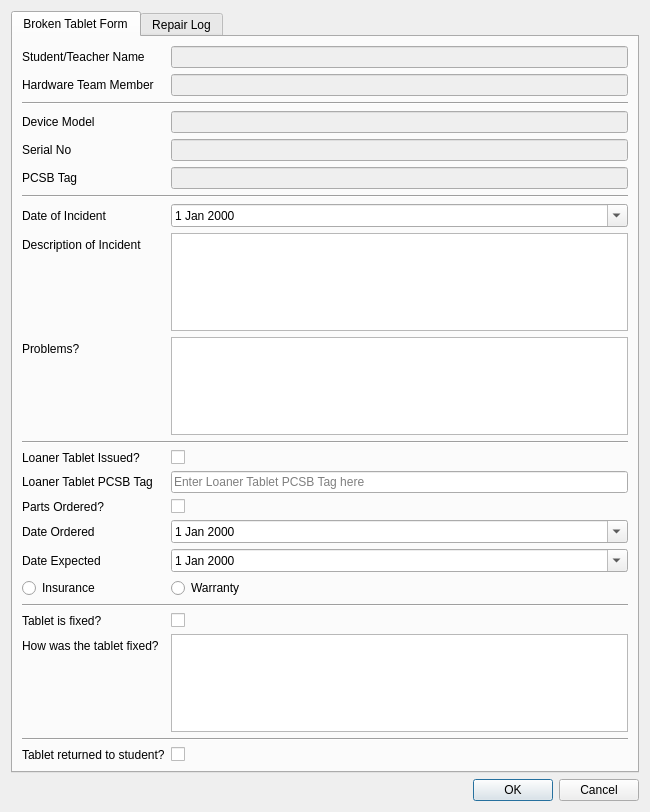
<?xml version="1.0" encoding="UTF-8"?>
<ui version="4.0">
 <class>Dialog</class>
 <widget class="QDialog" name="Dialog">
  <property name="geometry">
   <rect>
    <x>0</x>
    <y>0</y>
    <width>650</width>
    <height>812</height>
   </rect>
  </property>
  <property name="windowTitle">
   <string>Issue</string>
  </property>
  <layout class="QGridLayout" name="gridLayout">
   <item row="1" column="0">
    <widget class="QDialogButtonBox" name="buttonBox">
     <property name="orientation">
      <enum>Qt::Horizontal</enum>
     </property>
     <property name="standardButtons">
      <set>QDialogButtonBox::Cancel|QDialogButtonBox::Ok</set>
     </property>
    </widget>
   </item>
   <item row="0" column="0">
    <widget class="QTabWidget" name="tabWidget">
     <property name="currentIndex">
      <number>0</number>
     </property>
     <widget class="QWidget" name="tab">
      <attribute name="title">
       <string>Broken Tablet Form</string>
      </attribute>
      <layout class="QGridLayout" name="gridLayout_2">
       <item row="0" column="0">
        <layout class="QFormLayout" name="formLayout">
         <item row="0" column="0">
          <widget class="QLabel" name="label">
           <property name="text">
            <string>Student/Teacher Name</string>
           </property>
          </widget>
         </item>
         <item row="0" column="1">
          <widget class="QLineEdit" name="studentNameEdit">
           <property name="enabled">
            <bool>false</bool>
           </property>
           <property name="readOnly">
            <bool>true</bool>
           </property>
          </widget>
         </item>
         <item row="1" column="0">
          <widget class="QLabel" name="label_13">
           <property name="text">
            <string>Hardware Team Member</string>
           </property>
          </widget>
         </item>
         <item row="1" column="1">
          <widget class="QLineEdit" name="hwTeamNameEdit">
           <property name="enabled">
            <bool>false</bool>
           </property>
           <property name="readOnly">
            <bool>true</bool>
           </property>
          </widget>
         </item>
         <item row="2" column="0" colspan="2">
          <widget class="Line" name="line_5">
           <property name="orientation">
            <enum>Qt::Horizontal</enum>
           </property>
          </widget>
         </item>
         <item row="3" column="0">
          <widget class="QLabel" name="label_2">
           <property name="text">
            <string>Device Model</string>
           </property>
          </widget>
         </item>
         <item row="3" column="1">
          <widget class="QLineEdit" name="deviceModelEdit">
           <property name="enabled">
            <bool>false</bool>
           </property>
           <property name="readOnly">
            <bool>true</bool>
           </property>
          </widget>
         </item>
         <item row="4" column="0">
          <widget class="QLabel" name="label_3">
           <property name="text">
            <string>Serial No</string>
           </property>
          </widget>
         </item>
         <item row="4" column="1">
          <widget class="QLineEdit" name="serialNoEdit">
           <property name="enabled">
            <bool>false</bool>
           </property>
           <property name="readOnly">
            <bool>true</bool>
           </property>
          </widget>
         </item>
         <item row="5" column="0">
          <widget class="QLabel" name="label_4">
           <property name="text">
            <string>PCSB Tag</string>
           </property>
          </widget>
         </item>
         <item row="5" column="1">
          <widget class="QLineEdit" name="pcsbTagEdit">
           <property name="enabled">
            <bool>false</bool>
           </property>
           <property name="readOnly">
            <bool>true</bool>
           </property>
          </widget>
         </item>
         <item row="6" column="0" colspan="2">
          <widget class="Line" name="line_4">
           <property name="orientation">
            <enum>Qt::Horizontal</enum>
           </property>
          </widget>
         </item>
         <item row="7" column="0">
          <widget class="QLabel" name="label_5">
           <property name="text">
            <string>Date of Incident</string>
           </property>
          </widget>
         </item>
         <item row="8" column="0">
          <widget class="QLabel" name="label_6">
           <property name="text">
            <string>Description of Incident</string>
           </property>
          </widget>
         </item>
         <item row="8" column="1">
          <widget class="QTextEdit" name="incidentDescEdit">
           <property name="enabled">
            <bool>true</bool>
           </property>
           <property name="readOnly">
            <bool>false</bool>
           </property>
          </widget>
         </item>
         <item row="9" column="0">
          <widget class="QLabel" name="label_7">
           <property name="text">
            <string>Problems?</string>
           </property>
          </widget>
         </item>
         <item row="9" column="1">
          <widget class="QTextEdit" name="problemsEdit">
           <property name="enabled">
            <bool>true</bool>
           </property>
           <property name="readOnly">
            <bool>false</bool>
           </property>
          </widget>
         </item>
         <item row="10" column="0" colspan="2">
          <widget class="Line" name="line">
           <property name="orientation">
            <enum>Qt::Horizontal</enum>
           </property>
          </widget>
         </item>
         <item row="13" column="0">
          <widget class="QLabel" name="label_8">
           <property name="text">
            <string>Parts Ordered?</string>
           </property>
          </widget>
         </item>
         <item row="13" column="1">
          <widget class="QCheckBox" name="partsOrderedCheck">
           <property name="text">
            <string/>
           </property>
          </widget>
         </item>
         <item row="14" column="0">
          <widget class="QLabel" name="label_9">
           <property name="text">
            <string>Date Ordered</string>
           </property>
          </widget>
         </item>
         <item row="14" column="1">
          <widget class="QDateEdit" name="partsOrderedDateEdit">
           <property name="calendarPopup">
            <bool>true</bool>
           </property>
          </widget>
         </item>
         <item row="15" column="0">
          <widget class="QLabel" name="label_10">
           <property name="text">
            <string>Date Expected</string>
           </property>
          </widget>
         </item>
         <item row="15" column="1">
          <widget class="QDateEdit" name="partsExpectedDateEdit">
           <property name="calendarPopup">
            <bool>true</bool>
           </property>
          </widget>
         </item>
         <item row="16" column="0">
          <widget class="QRadioButton" name="insuranceRadio">
           <property name="text">
            <string>Insurance</string>
           </property>
          </widget>
         </item>
         <item row="16" column="1">
          <widget class="QRadioButton" name="warrantyRadio">
           <property name="text">
            <string>Warranty</string>
           </property>
          </widget>
         </item>
         <item row="17" column="0" colspan="2">
          <widget class="Line" name="line_2">
           <property name="orientation">
            <enum>Qt::Horizontal</enum>
           </property>
          </widget>
         </item>
         <item row="18" column="0">
          <widget class="QLabel" name="label_14">
           <property name="text">
            <string>Tablet is fixed?</string>
           </property>
          </widget>
         </item>
         <item row="18" column="1">
          <widget class="QCheckBox" name="resolvedCheck">
           <property name="text">
            <string/>
           </property>
          </widget>
         </item>
         <item row="19" column="0">
          <widget class="QLabel" name="label_11">
           <property name="text">
            <string>How was the tablet fixed?</string>
           </property>
          </widget>
         </item>
         <item row="19" column="1">
          <widget class="QTextEdit" name="fixedEdit"/>
         </item>
         <item row="20" column="0" colspan="2">
          <widget class="Line" name="line_3">
           <property name="orientation">
            <enum>Qt::Horizontal</enum>
           </property>
          </widget>
         </item>
         <item row="21" column="0">
          <widget class="QLabel" name="label_12">
           <property name="text">
            <string>Tablet returned to student?</string>
           </property>
          </widget>
         </item>
         <item row="21" column="1">
          <widget class="QCheckBox" name="returnedToStudentCheck">
           <property name="text">
            <string/>
           </property>
          </widget>
         </item>
         <item row="11" column="0">
          <widget class="QLabel" name="label_15">
           <property name="text">
            <string>Loaner Tablet Issued?</string>
           </property>
          </widget>
         </item>
         <item row="11" column="1">
          <widget class="QCheckBox" name="tempTabletCheck">
           <property name="text">
            <string/>
           </property>
          </widget>
         </item>
         <item row="12" column="0">
          <widget class="QLabel" name="label_16">
           <property name="text">
            <string>Loaner Tablet PCSB Tag</string>
           </property>
          </widget>
         </item>
         <item row="12" column="1">
          <widget class="QLineEdit" name="tempTabletEdit">
           <property name="placeholderText">
            <string>Enter Loaner Tablet PCSB Tag here</string>
           </property>
          </widget>
         </item>
         <item row="7" column="1">
          <widget class="QDateEdit" name="doiEdit">
           <property name="calendarPopup">
            <bool>true</bool>
           </property>
          </widget>
         </item>
        </layout>
       </item>
      </layout>
     </widget>
     <widget class="QWidget" name="tab_2">
      <attribute name="title">
       <string>Repair Log</string>
      </attribute>
      <layout class="QGridLayout" name="gridLayout_3">
       <item row="0" column="0">
        <widget class="QTableWidget" name="repairLogTable">
         <property name="editTriggers">
          <set>QAbstractItemView::NoEditTriggers</set>
         </property>
         <property name="selectionMode">
          <enum>QAbstractItemView::NoSelection</enum>
         </property>
         <property name="sortingEnabled">
          <bool>false</bool>
         </property>
         <attribute name="horizontalHeaderStretchLastSection">
          <bool>true</bool>
         </attribute>
         <column>
          <property name="text">
           <string>Date</string>
          </property>
         </column>
         <column>
          <property name="text">
           <string>Team Member</string>
          </property>
         </column>
         <column>
          <property name="text">
           <string>Steps Taken to Fix the Tablet</string>
          </property>
         </column>
        </widget>
       </item>
       <item row="1" column="0">
        <widget class="QPushButton" name="newStepButton">
         <property name="sizePolicy">
          <sizepolicy hsizetype="Fixed" vsizetype="Fixed">
           <horstretch>0</horstretch>
           <verstretch>0</verstretch>
          </sizepolicy>
         </property>
         <property name="text">
          <string>Log New Step</string>
         </property>
        </widget>
       </item>
      </layout>
     </widget>
    </widget>
   </item>
  </layout>
 </widget>
 <resources/>
 <connections>
  <connection>
   <sender>buttonBox</sender>
   <signal>accepted()</signal>
   <receiver>Dialog</receiver>
   <slot>accept()</slot>
   <hints>
    <hint type="sourcelabel">
     <x>248</x>
     <y>254</y>
    </hint>
    <hint type="destinationlabel">
     <x>157</x>
     <y>274</y>
    </hint>
   </hints>
  </connection>
  <connection>
   <sender>buttonBox</sender>
   <signal>rejected()</signal>
   <receiver>Dialog</receiver>
   <slot>reject()</slot>
   <hints>
    <hint type="sourcelabel">
     <x>316</x>
     <y>260</y>
    </hint>
    <hint type="destinationlabel">
     <x>286</x>
     <y>274</y>
    </hint>
   </hints>
  </connection>
 </connections>
</ui>
